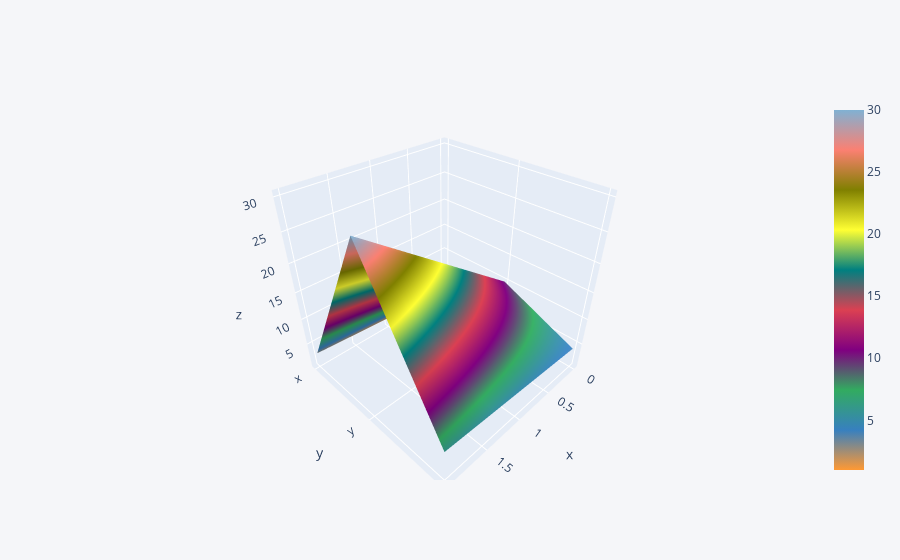

The notebook cell saved with this chart:
### Code cell
df3.iplot(kind='surface')

### Figure 1 — Plotly figure (JSON) as saved in the notebook; plotly's stock layout.template omitted (floating-point values rounded to 4 significant figures)
{"data": [{"colorscale": [[0, "rgb(255, 153, 51)"], [0.1111, "rgb(55, 128, 191)"], [0.2222, "rgb(50, 171, 96)"], [0.3333, "rgb(128, 0, 128)"], [0.4444, "rgb(219, 64, 82)"], [0.5556, "rgb(0, 128, 128)"], [0.6667, "rgb(255, 255, 51)"], [0.7778, "rgb(128, 128, 0)"], [0.8889, "rgb(251, 128, 114)"], [1, "rgb(128, 177, 211)"]], "type": "surface", "x": [0, 1, 2], "y": ["x", "y", "z"], "z": [[1, 2, 3], [10, 20, 30], [4, 5, 6]]}], "layout": {"legend": {"bgcolor": "#F5F6F9", "font": {"color": "#4D5663"}}, "paper_bgcolor": "#F5F6F9", "plot_bgcolor": "#F5F6F9", "title": {"font": {"color": "#4D5663"}}, "xaxis": {"gridcolor": "#E1E5ED", "showgrid": true, "tickfont": {"color": "#4D5663"}, "title": {"font": {"color": "#4D5663"}, "text": ""}, "zerolinecolor": "#E1E5ED"}, "yaxis": {"gridcolor": "#E1E5ED", "showgrid": true, "tickfont": {"color": "#4D5663"}, "title": {"font": {"color": "#4D5663"}, "text": ""}, "zerolinecolor": "#E1E5ED"}}}
